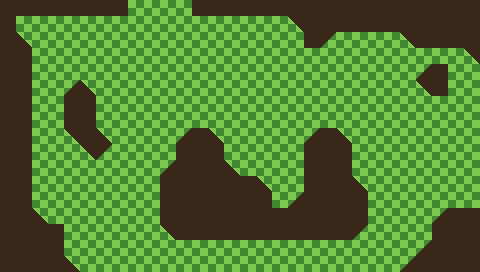

This game map was drawn from its Tiled (.tmx) file and the tilesets committed beside it. A one-line description and the full map source follow:
An orthogonal 30x17 tile map with 16x16 px tiles, 3 tile layers (main geo, corners, dynamic) and 3 objects (2x NPC, Teleport).

<map version="1.2" tiledversion="1.3.1" orientation="orthogonal" renderorder="right-down" compressionlevel="0" width="30" height="17" tilewidth="16" tileheight="16" infinite="0" nextlayerid="5" nextobjectid="6">
 <editorsettings>
  <export target="../../../../game/assets/map/dev2.lua" format="lua" />
 </editorsettings>
 <tileset firstgid="1" source="../../../engine/tileset/dev.tsx" />
 <layer id="1" name="main geo" width="30" height="17">
  <properties>
   <property name="sort" value="below" />
  </properties>
  <data encoding="csv">
3,3,3,3,3,3,3,3,2,2,2,2,3,3,3,3,3,3,3,3,3,3,3,3,3,3,3,3,3,3,
3,2,2,2,2,2,2,2,2,2,2,2,2,2,2,2,2,2,2,3,3,3,3,3,3,3,3,3,3,3,
3,2,2,2,2,2,2,2,2,2,2,2,2,2,2,2,2,2,2,3,2,2,2,2,2,2,3,3,3,3,
3,3,2,2,2,2,2,2,2,2,2,2,2,2,2,2,2,2,2,2,2,2,2,2,2,2,2,2,2,2,
3,3,2,2,2,2,2,2,2,2,2,2,2,2,2,2,2,2,2,2,2,2,2,2,2,2,2,3,2,2,
3,3,2,2,2,2,2,2,2,2,2,2,2,2,2,2,2,2,2,2,2,2,2,2,2,2,2,3,2,2,
3,3,2,2,2,2,2,2,2,2,2,2,2,2,2,2,2,2,2,2,2,2,2,2,2,2,2,2,2,2,
3,3,2,2,2,2,2,2,2,2,2,2,2,2,2,2,2,2,2,2,2,2,2,2,2,2,2,2,2,2,
3,3,2,2,2,2,2,2,2,2,2,2,3,2,2,2,2,2,2,2,3,2,2,2,2,2,2,2,2,2,
3,3,2,2,2,2,2,2,2,2,2,3,3,3,2,2,2,2,2,3,3,3,2,2,2,2,2,2,2,2,
3,3,2,2,2,2,2,2,2,2,2,3,3,3,2,2,2,2,2,3,3,3,2,2,2,2,2,2,2,2,
3,3,2,2,2,2,2,2,2,2,3,3,3,3,3,3,2,2,2,3,3,3,2,2,2,2,2,2,2,2,
3,3,2,2,2,2,2,2,2,2,3,3,3,3,3,3,3,2,2,3,3,3,3,2,2,2,2,2,2,2,
3,3,2,2,2,2,2,2,2,2,3,3,3,3,3,3,3,3,3,3,3,3,3,2,2,2,2,2,3,3,
3,3,3,3,2,2,2,2,2,2,2,3,3,3,3,3,3,3,3,3,3,3,2,2,2,2,2,3,3,3,
3,3,3,3,2,2,2,2,2,2,2,2,2,2,2,2,2,2,2,2,2,2,2,2,2,2,2,3,3,3,
3,3,3,3,2,2,2,2,2,2,2,2,2,2,2,2,2,2,2,2,2,2,2,2,2,2,3,3,3,3
</data>
 </layer>
 <layer id="2" name="corners" width="30" height="17">
  <properties>
   <property name="sort" value="below" />
  </properties>
  <data encoding="csv">
0,0,0,0,0,0,0,0,0,0,0,0,0,0,0,0,0,0,0,0,0,0,0,0,0,0,0,0,0,0,
0,0,0,0,0,0,0,0,0,0,0,0,0,0,0,0,0,0,12,0,0,0,0,0,0,0,0,0,0,0,
0,5,0,0,0,0,0,0,0,0,0,0,0,0,0,0,0,0,0,0,13,0,0,0,0,12,0,0,0,0,
0,0,0,0,0,0,0,0,0,0,0,0,0,0,0,0,0,0,0,0,0,0,0,0,0,0,0,0,0,12,
0,0,0,0,0,0,0,0,0,0,0,0,0,0,0,0,0,0,0,0,0,0,0,0,0,0,4,0,0,0,
0,0,0,0,0,0,0,0,0,0,0,0,0,0,0,0,0,0,0,0,0,0,0,0,0,0,12,0,0,0,
0,0,0,0,0,0,0,0,0,0,0,0,0,0,0,0,0,0,0,0,0,0,0,0,0,0,0,0,0,0,
0,0,0,0,0,0,0,0,0,0,0,0,0,0,0,0,0,0,0,0,0,0,0,0,0,0,0,0,0,0,
0,0,0,0,0,0,0,0,0,0,0,4,0,5,0,0,0,0,0,4,0,5,0,0,0,0,0,0,0,0,
0,0,0,0,0,0,0,0,0,0,0,0,0,0,0,0,0,0,0,0,0,0,0,0,0,0,0,0,0,0,
0,0,0,0,0,0,0,0,0,0,4,0,0,0,5,0,0,0,0,0,0,0,0,0,0,0,0,0,0,0,
0,0,0,0,0,0,0,0,0,0,0,0,0,0,0,0,5,0,0,0,0,0,5,0,0,0,0,0,0,0,
0,0,0,0,0,0,0,0,0,0,0,0,0,0,0,0,0,0,4,0,0,0,0,0,0,0,0,0,0,0,
0,0,5,0,0,0,0,0,0,0,0,0,0,0,0,0,0,0,0,0,0,0,0,0,0,0,0,4,0,0,
0,0,0,0,0,0,0,0,0,0,12,0,0,0,0,0,0,0,0,0,0,0,13,0,0,0,0,0,0,0,
0,0,0,0,0,0,0,0,0,0,0,0,0,0,0,0,0,0,0,0,0,0,0,0,0,0,4,0,0,0,
0,0,0,0,5,0,0,0,0,0,0,0,0,0,0,0,0,0,0,0,0,0,0,0,0,4,0,0,0,0
</data>
 </layer>
 <layer id="4" name="dynamic" width="30" height="17">
  <properties>
   <property name="sort" value="dynamic" />
  </properties>
  <data encoding="csv">
0,0,0,0,0,0,0,0,0,0,0,0,0,0,0,0,0,0,0,0,0,0,0,0,0,0,0,0,0,0,
0,0,0,0,0,0,0,0,0,0,0,0,0,0,0,0,0,0,0,0,0,0,0,0,0,0,0,0,0,0,
0,0,0,0,0,0,0,0,0,0,0,0,0,0,0,0,0,0,0,0,0,0,0,0,0,0,0,0,0,0,
0,0,0,0,0,0,0,0,0,0,0,0,0,0,0,0,0,0,0,0,0,0,0,0,0,0,0,0,0,0,
0,0,0,0,0,0,0,0,0,0,0,0,0,0,0,0,0,0,0,0,0,0,0,0,0,0,0,0,0,0,
0,0,0,0,4,5,0,0,0,0,0,0,0,0,0,0,0,0,0,0,0,0,0,0,0,0,0,0,0,0,
0,0,0,0,3,3,0,0,0,0,0,0,0,0,0,0,0,0,0,0,0,0,0,0,0,0,0,0,0,0,
0,0,0,0,3,3,0,0,0,0,0,0,0,0,0,0,0,0,0,0,0,0,0,0,0,0,0,0,0,0,
0,0,0,0,12,3,5,0,0,0,0,0,0,0,0,0,0,0,0,0,0,0,0,0,0,0,0,0,0,0,
0,0,0,0,0,12,13,0,0,0,0,0,0,0,0,0,0,0,0,0,0,0,0,0,0,0,0,0,0,0,
0,0,0,0,0,0,0,0,0,0,0,0,0,0,0,0,0,0,0,0,0,0,0,0,0,0,0,0,0,0,
0,0,0,0,0,0,0,0,0,0,0,0,0,0,0,0,0,0,0,0,0,0,0,0,0,0,0,0,0,0,
0,0,0,0,0,0,0,0,0,0,0,0,0,0,0,0,0,0,0,0,0,0,0,0,0,0,0,0,0,0,
0,0,0,0,0,0,0,0,0,0,0,0,0,0,0,0,0,0,0,0,0,0,0,0,0,0,0,0,0,0,
0,0,0,0,0,0,0,0,0,0,0,0,0,0,0,0,0,0,0,0,0,0,0,0,0,0,0,0,0,0,
0,0,0,0,0,0,0,0,0,0,0,0,0,0,0,0,0,0,0,0,0,0,0,0,0,0,0,0,0,0,
0,0,0,0,0,0,0,0,0,0,0,0,0,0,0,0,0,0,0,0,0,0,0,0,0,0,0,0,0,0
</data>
 </layer>
 <objectgroup id="3" name="Entities">
  <object id="2" type="Teleport" x="128" y="0" width="64" height="16">
   <properties>
    <property name="targetMap" value="dev.lua" />
    <property name="targetX" value="160" />
    <property name="targetY" value="232" />
   </properties>
  </object>
  <object id="4" type="NPC" x="64" y="160" width="16" height="16" />
  <object id="5" type="NPC" x="368" y="96" width="16" height="16" />
 </objectgroup>
</map>
